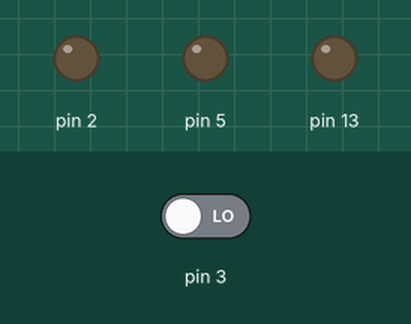
This sketch was run on a simulated Arduino Uno, built with avr-gcc and run on an emulated ATmega328P. Shown: output pins drawn as LEDs (lit = HIGH). The inputs (shaded band) are chosen by the test bench; at power-on: pin 3 LOW. What the sketch prints to the serial monitor is not drawn.

Above: at 1.2 s.
1.3 s: pin 3 driven HIGH
At 2.0 s:
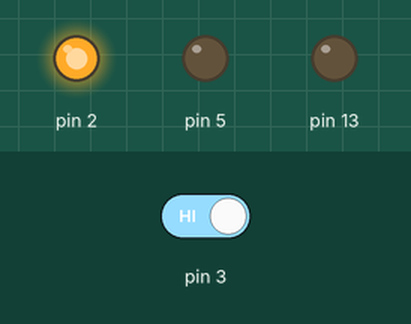
Timing chart, 0 to 4.3 s (numbered marks = the images above; inputs shaded):
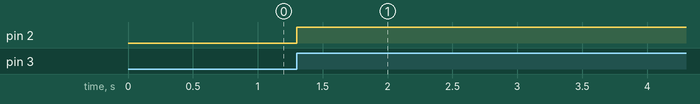

The sketch:

SECUNDOMER_SCANNERL__04.04.2023.ino
```cpp
int SEC = 0;
int MIN = 0;
unsigned long timer;
void setup() {

    pinMode(13, OUTPUT);
  pinMode(2, OUTPUT);
  pinMode(3, INPUT);
  pinMode(5, OUTPUT);

Serial.begin(9600);
   timer = millis();

}

void loop() {
   // если прошло 1000 мс - прибавляем одну секунду к переменной SEC
   if(digitalRead(3) == 1){
    MIN = 0;
     SEC = 0;
       digitalWrite(2, 1);

   }
   if (millis() - timer > 1000) {
      timer = millis();
      SEC = SEC + 1;
      if (SEC > 5) { SEC = 0; MIN = MIN + 1; }
      // выводим текущий счетчик времени на монитор порта
      Serial.println(String(MIN) + " : " + String(SEC));
   }

   if (MIN == 5){
    digitalWrite(2, 0);
   }

}
```

Measured:
- after the input at 1.3 s, pin 2: LOW → HIGH at once
